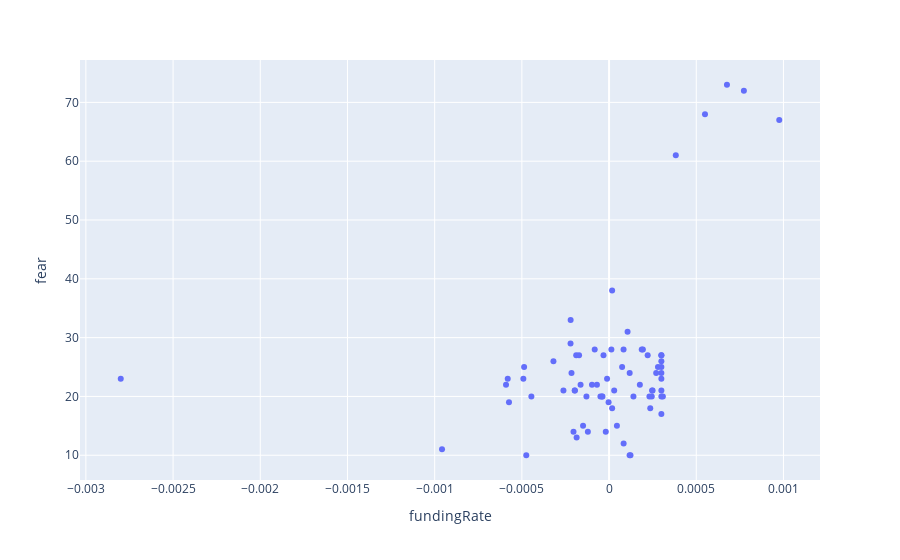

The notebook cell saved with this chart:
### Code cell
import plotly.express as px

fig = px.scatter(May_fear, x="fundingRate", y="fear")
fig.show()
